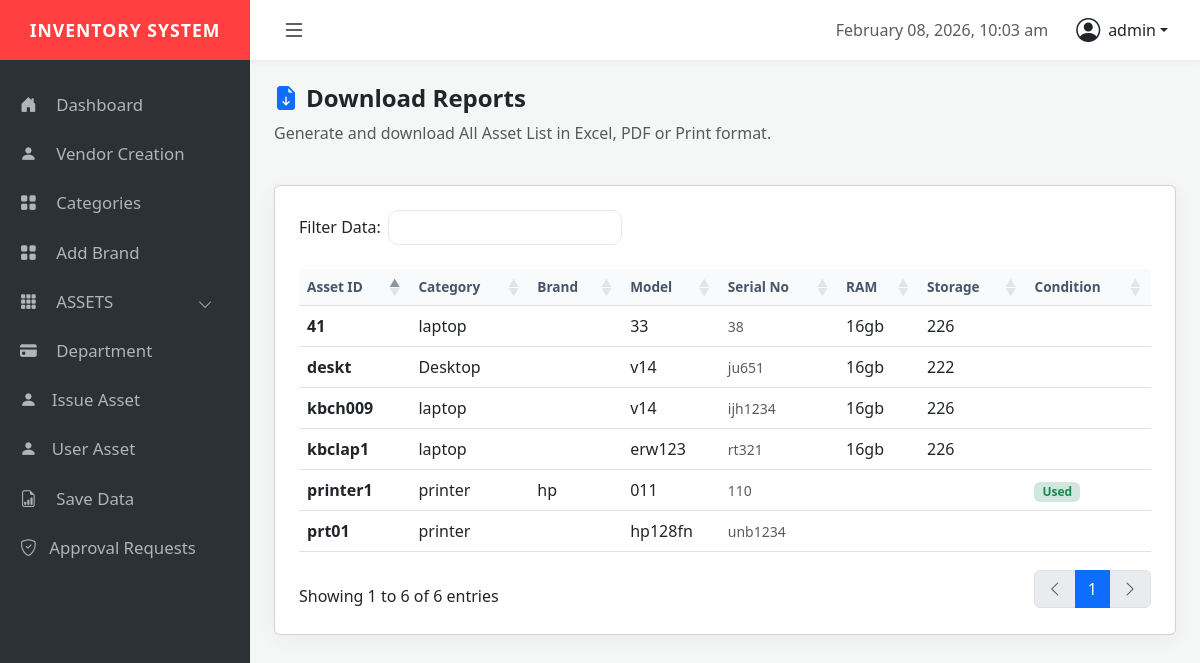
/admin/savedata.php (signed in), run on the app's committed database.
### tables this page shows
CREATE TABLE `add_assets` (
  `id` int(225) NOT NULL,
  `assetid` varchar(100) NOT NULL,
  `categories` varchar(100) NOT NULL,
  `pod` date NOT NULL,
  `processor` varchar(100) DEFAULT NULL,
  `ram` varchar(50) DEFAULT NULL,
  `hdd_sdd` varchar(50) DEFAULT NULL,
  `serial_no` varchar(100) NOT NULL,
  `model_no` varchar(100) NOT NULL,
  `screen_size` varchar(50) DEFAULT NULL,
  `brand` varchar(100) DEFAULT NULL,
  `asset_condition` varchar(100) DEFAULT NULL,
  `warranty` varchar(100) DEFAULT NULL,
  `creat_at` timestamp NOT NULL DEFAULT current_timestamp()
);

### admin/savedata.php (the view, shortened to what this page needs)
<?php
include '../datawase/config.php';
?>
<!DOCTYPE html>
<html lang="en">
<head>
    <link rel="stylesheet" href="https://cdn.datatables.net/1.13.6/css/dataTables.bootstrap5.min.css">
    <link rel="stylesheet" href="https://cdn.datatables.net/buttons/2.4.2/css/buttons.bootstrap5.min.css">
    <link rel="stylesheet" href="https://cdn.jsdelivr.net/npm/bootstrap-icons@1.11.1/font/bootstrap-icons.css">
</head>
<body>
<?php include 'dash.php'; ?>
<div class="container-fluid p-4">
    <div class="row mb-4">
        <div class="col-12">
            <h4 class="fw-bold"><i class="bi bi-file-earmark-arrow-down-fill text-primary me-2"></i>Download Reports</h4>
            <p class="text-muted">Generate and download All Asset List in Excel, PDF or Print format.</p>
        </div>
    </div>
    <div class="card export-card">
        <div class="card-body p-4">
            <div class="table-responsive">
                <table id="saveDataTable" class="table table-hover align-middle" style="width:100%">
                    <thead>
                        <tr>
                            <th>Asset ID</th>
                            <th>Category</th>
                            <th>Brand</th>
                            <th>Model</th>
                            <th>Serial No</th>
                            <th>RAM</th>
                            <th>Storage</th>
                            <th>Condition</th>
                        </tr>
                    </thead>
                    <tbody>
                        <?php
                        $query = "SELECT * FROM add_assets ORDER BY id DESC";
                        $res = mysqli_query($conn, $query);
                        while ($row = mysqli_fetch_assoc($res)) {
                        ?>
                        <tr>
                            <td><strong><?php echo $row['assetid']; ?></strong></td>
                            <td><?php echo $row['categories']; ?></td>
                            <td><?php echo $row['brand']; ?></td>
                            <td><?php echo $row['model_no']; ?></td>
                            <td><small class="text-muted"><?php echo $row['serial_no']; ?></small></td>
                            <td><?php echo $row['ram']; ?></td>
                            <td><?php echo $row['hdd_sdd']; ?></td>
                            <td><span class="badge bg-success-subtle text-success border-success-subtle px-2"><?php echo $row['asset_condition']; ?></span></td>
                        </tr>
                        <?php } ?>
                    </tbody>
                </table>
            </div>
        </div>
    </div>
</div>
</body>
</html>

### admin/css/style.css (style rules this page uses)
:root { --sidebar-bg: #2c3136; --brand-red: #ff3f3f; --nav-height: 60px; }
body { background-color: #f4f7f6; overflow-x: hidden; }

### admin/savedata.php (style rules this page uses)
.export-card { border-radius: 15px; border: none; box-shadow: 0 4px 20px rgba(0,0,0,0.05); }
.table thead th { background-color: #f8fafc; color: #475569; font-weight: 700; font-size: 0.85rem; }

### data on the page
add_assets: assetid "printer1", categories "printer", brand "hp", model_no "011", serial_no "110", asset_condition "Used"
add_assets: assetid "kbclap1", categories "laptop", model_no "erw123", serial_no "rt321", ram "16gb", hdd_sdd "226"
add_assets: assetid "prt01", categories "printer", model_no "hp128fn", serial_no "unb1234"
add_assets: assetid "deskt", categories "Desktop", model_no "v14", serial_no "ju651", ram "16gb", hdd_sdd "222"
add_assets: assetid "kbch009", categories "laptop", model_no "v14", serial_no "ijh1234", ram "16gb", hdd_sdd "226"
add_assets: assetid "41", categories "laptop", model_no "33", serial_no "38", ram "16gb", hdd_sdd "226"

### other printed values
$_SESSION['user_name'] "admin"
